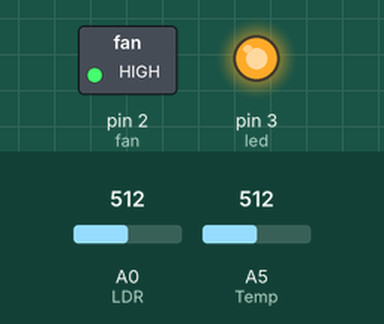
Recording of a sketch running on a simulated Arduino Uno, built with avr-gcc and run on an emulated ATmega328P. On the bench: switched loads named in the sketch (green lamp = pin HIGH), output pins drawn as LEDs (lit = HIGH). The inputs (shaded band) are chosen by the test bench; at power-on: A0 (LDR) = 512, A5 (Temp) = 512. What the sketch prints to the serial monitor is not drawn.

Above: at 1.2 s.
1.3 s: A0 (LDR) set to 681
2.8 s: A0 (LDR) set to 712
At 4.0 s:
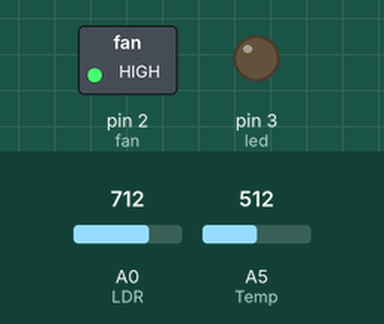
4.3 s: A0 (LDR) set to 690
At 5.2 s:
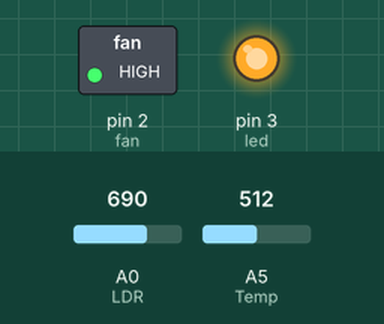
5.8 s: A0 (LDR) set to 710
At 6.5 s:
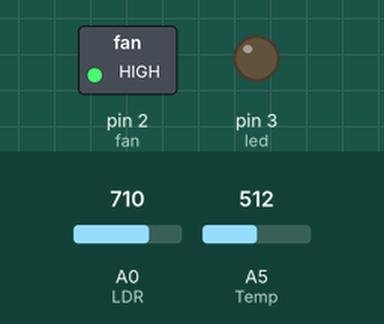
Timing chart, 0 to 8.3 s (numbered marks = the images above; inputs shaded):
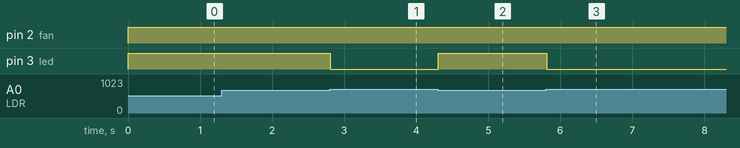

Measured:
- the behaviour switches between 699 and 700 on A0 (LDR) (found by bisection; images 0 and 1)
- after the input at 1.3 s, every drawn part: stays the same
- after the input at 2.8 s, pin 3 (led): HIGH → LOW at once
- after the input at 4.3 s, pin 3 (led): LOW → HIGH at once
- after the input at 5.8 s, pin 3 (led): HIGH → LOW at once

The sketch:

IoT_Fan_Light.ino
```cpp
//Made By:- Harshil MAlhotra for DBug Lab IoT Task

#include <SoftwareSerial.h>

int LDR=A0; // select the input pin for the LDR&Temperature Sensor
int Temp=A5;

int sensorLDR=0;// variable to store the value coming from the sensor
int sensorTemp=0;
int led=3;
int fan=2;


void setup()
{

	pinMode(led, OUTPUT);
	pinMode(fan, OUTPUT);
 	pinMode(LDR, INPUT);
  	pinMode(Temp,INPUT);
	Serial.begin(9600);
}

void loop()

{


    sensorLDR = analogRead(LDR);
	sensorTemp = map(((analogRead(A5)-20)*3.04),0,1023,-40,125);//0,1023 are minima and maxima of sensor and -40 to 125 are mapped values...
    Serial.println(sensorTemp);


  	//for led
   	if (sensorLDR < 700)

      {
      digitalWrite(led,HIGH);
      }
    else
      {
      digitalWrite(led,LOW);
      }

  	//for fan
  	if (sensorTemp>40)//given if temp>40...turn on the fan

      {
      digitalWrite(fan,HIGH);
      }
    else if(sensorTemp<40 && sensorTemp>35)//second condition
      {
      digitalWrite(fan,LOW);
      }
  	else
      {
      digitalWrite(fan,HIGH);
      }
}
```
